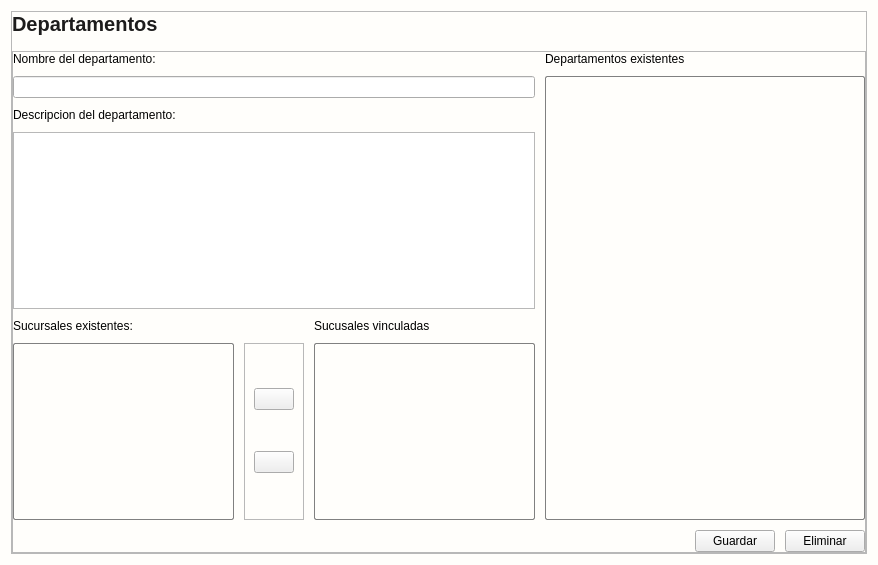
<?xml version="1.0" encoding="UTF-8"?>
<ui version="4.0">
 <class>Control_departamentos</class>
 <widget class="QWidget" name="Control_departamentos">
  <property name="geometry">
   <rect>
    <x>0</x>
    <y>0</y>
    <width>878</width>
    <height>565</height>
   </rect>
  </property>
  <property name="windowTitle">
   <string>Form</string>
  </property>
  <property name="styleSheet">
   <string notr="true">#Control_departamentos{
background: #fffefb;
}
[objectName*=&quot;contenedor&quot;]{
background: #fffefb;
}
#etiquetaTitulo{
color: #1d1c1c;
font-size:20px;
font-weight:bold;
font-family:Arial;
}
[objectName*=&quot;etiqueta_&quot;]{
color: #1d1c1c;
font-size:14px;
font-weight:bold;
font-family:Arial;
}
[objectName*=&quot;etiquetasubtitulo_&quot;]{
color: #1d1c1c;
font-size:15px;
font-weight:bold;
font-family:Arial;
}
[objectName*=&quot;btn_btn_&quot;]{
color:#fffefb;
font-size:14px;
font-family:Arial;
font-weight:bold;
background: #023375;
border:none;
border-radius: 5px;
padding-left:5px;
padding-right: 5px;
height:25px;
}
[objectName*=&quot;btn_btn_&quot;]:hover{
background: #2196F3;
}
#btn_btn_eliminar:hover{
background:#EE1D52;
}
[objectName*=&quot;txt_&quot;]{
background: #F5F5F5;
font-size: 12px;
border: none;
border-radius: 5px;
border-bottom: 1px solid #1d1c1c;
font-family:Arial;
}
[objectName*=&quot;txt_&quot;]:focus{
background: #F5F5F5;
border-bottom: 2px solid #023375;
}
[objectName*=&quot;txtlargo_&quot;]{
background: #F5F5F5;
font-size: 12px;
border: none;
border-radius: 5px;
border-bottom: 1px solid #1d1c1c;
font-family:Arial;
height: 100px;
max-height: 100px;
}
[objectName*=&quot;txtlargo_&quot;]:focus{
background: #F5F5F5;
border-bottom: 2px solid #023375;
}
QListWidget {
    background-color: #fffefb;  /* Color de fondo del QListWidget */
    border: 1px solid gray;  /* Borde del QListWidget */
    border-radius: 2px;  /* Bordes redondeados */
    padding: 5px;  /* Espaciado interno */
}

QListWidget::item {
    background-color: #fffefb;  /* Color de fondo de los elementos */
    color: #1d1c1c;  /* Color del texto */
    padding: 5px;  /* Espaciado interno de los elementos */
}

QListWidget::item:selected {
    background-color: #0056a6;  /* Color de fondo al seleccionar un elemento */
    color: white;  /* Color del texto del elemento seleccionado */
}

QScrollBar:vertical {
    border: 1px solid gray;
    background: #023375;
    width: 5px;
    border-radius: 2px;
    margin: 22px 0; 
}

QScrollBar::handle:vertical {
    background: #023375;  /* Color del &quot;manejador&quot; */
    min-height: 20px;  /* Altura mínima del manejador */
}

QScrollBar::add-line:vertical,
QScrollBar::sub-line:vertical {
    background-color: none;
}

QScrollBar:horizontal {
 border: 1px solid gray;
    background: #023375;
    height: 5px;  /* Altura de la barra */
    border-radius: 2px;
}

QScrollBar::handle:horizontal {
    background: #023375;  /* Color del &quot;manejador&quot; horizontal */
    height: 5px;  /* Altura de la barra horizontal */
    border-radius:3px;
}</string>
  </property>
  <layout class="QGridLayout" name="gridLayout">
   <item row="0" column="0">
    <widget class="QFrame" name="contenedor">
     <property name="frameShape">
      <enum>QFrame::StyledPanel</enum>
     </property>
     <property name="frameShadow">
      <enum>QFrame::Raised</enum>
     </property>
     <layout class="QGridLayout" name="gridLayout_2">
      <property name="leftMargin">
       <number>0</number>
      </property>
      <property name="topMargin">
       <number>0</number>
      </property>
      <property name="rightMargin">
       <number>0</number>
      </property>
      <property name="bottomMargin">
       <number>0</number>
      </property>
      <property name="horizontalSpacing">
       <number>0</number>
      </property>
      <property name="verticalSpacing">
       <number>15</number>
      </property>
      <item row="1" column="0" colspan="4">
       <widget class="QFrame" name="contenedor_formulario">
        <property name="frameShape">
         <enum>QFrame::StyledPanel</enum>
        </property>
        <property name="frameShadow">
         <enum>QFrame::Raised</enum>
        </property>
        <layout class="QGridLayout" name="gridLayout_4">
         <property name="leftMargin">
          <number>0</number>
         </property>
         <property name="topMargin">
          <number>0</number>
         </property>
         <property name="rightMargin">
          <number>0</number>
         </property>
         <property name="bottomMargin">
          <number>0</number>
         </property>
         <property name="spacing">
          <number>10</number>
         </property>
         <item row="5" column="1">
          <widget class="QFrame" name="contenedor_botonesvincular">
           <property name="frameShape">
            <enum>QFrame::StyledPanel</enum>
           </property>
           <property name="frameShadow">
            <enum>QFrame::Raised</enum>
           </property>
           <layout class="QGridLayout" name="gridLayout_3">
            <item row="0" column="0">
             <widget class="QPushButton" name="btn_btn_vincular">
              <property name="cursor">
               <cursorShape>PointingHandCursor</cursorShape>
              </property>
              <property name="toolTip">
               <string>Vincular</string>
              </property>
              <property name="text">
               <string/>
              </property>
              <property name="icon">
               <iconset resource="../../Source/ibootstrap.qrc">
                <normaloff>:/Icons/Bootstrap/arrow-right-circle.svg</normaloff>:/Icons/Bootstrap/arrow-right-circle.svg</iconset>
              </property>
             </widget>
            </item>
            <item row="1" column="0">
             <widget class="QPushButton" name="btn_btn_desvincular">
              <property name="cursor">
               <cursorShape>PointingHandCursor</cursorShape>
              </property>
              <property name="toolTip">
               <string>Desvincular</string>
              </property>
              <property name="text">
               <string/>
              </property>
              <property name="icon">
               <iconset resource="../../Source/ibootstrap.qrc">
                <normaloff>:/Icons/Bootstrap/arrow-left-circle.svg</normaloff>:/Icons/Bootstrap/arrow-left-circle.svg</iconset>
              </property>
             </widget>
            </item>
           </layout>
          </widget>
         </item>
         <item row="6" column="5">
          <widget class="QPushButton" name="btn_btn_eliminar">
           <property name="text">
            <string>Eliminar</string>
           </property>
          </widget>
         </item>
         <item row="3" column="0" colspan="3">
          <widget class="QPlainTextEdit" name="txtlargo_descripciondepartamento"/>
         </item>
         <item row="4" column="0">
          <widget class="QLabel" name="etiquetasubtitulo_sucursalesexistentes">
           <property name="text">
            <string>Sucursales existentes:</string>
           </property>
          </widget>
         </item>
         <item row="5" column="2">
          <widget class="QListWidget" name="lista_sucursalesvinculadas"/>
         </item>
         <item row="5" column="0">
          <widget class="QListWidget" name="lista_sucursalesexistentes"/>
         </item>
         <item row="0" column="3">
          <widget class="QLabel" name="etiquetasubtitulo_departamentosexistentes">
           <property name="text">
            <string>Departamentos existentes</string>
           </property>
          </widget>
         </item>
         <item row="2" column="0" colspan="3">
          <widget class="QLabel" name="etiqueta_descripciondepartamento">
           <property name="text">
            <string>Descripcion del departamento:</string>
           </property>
          </widget>
         </item>
         <item row="0" column="0" colspan="3">
          <widget class="QLabel" name="etiqueta_nombredepartamento">
           <property name="text">
            <string>Nombre del departamento:</string>
           </property>
          </widget>
         </item>
         <item row="1" column="0" colspan="3">
          <widget class="QLineEdit" name="txt_nombredepartamento"/>
         </item>
         <item row="4" column="2">
          <widget class="QLabel" name="etiquetasubtitulo_sucursalesvinculadas">
           <property name="text">
            <string>Sucusales vinculadas</string>
           </property>
           <property name="wordWrap">
            <bool>true</bool>
           </property>
          </widget>
         </item>
         <item row="6" column="4">
          <widget class="QPushButton" name="btn_btn_guardar">
           <property name="text">
            <string>Guardar</string>
           </property>
          </widget>
         </item>
         <item row="1" column="3" rowspan="5" colspan="3">
          <widget class="QListWidget" name="lista_departamentosexistentes"/>
         </item>
        </layout>
       </widget>
      </item>
      <item row="0" column="0">
       <widget class="QLabel" name="etiquetaTitulo">
        <property name="text">
         <string>Departamentos</string>
        </property>
       </widget>
      </item>
      <item row="0" column="1">
       <spacer name="horizontalSpacer">
        <property name="orientation">
         <enum>Qt::Horizontal</enum>
        </property>
        <property name="sizeHint" stdset="0">
         <size>
          <width>40</width>
          <height>20</height>
         </size>
        </property>
       </spacer>
      </item>
     </layout>
    </widget>
   </item>
  </layout>
 </widget>
 <resources>
  <include location="../../Source/ibootstrap.qrc"/>
 </resources>
 <connections/>
</ui>
